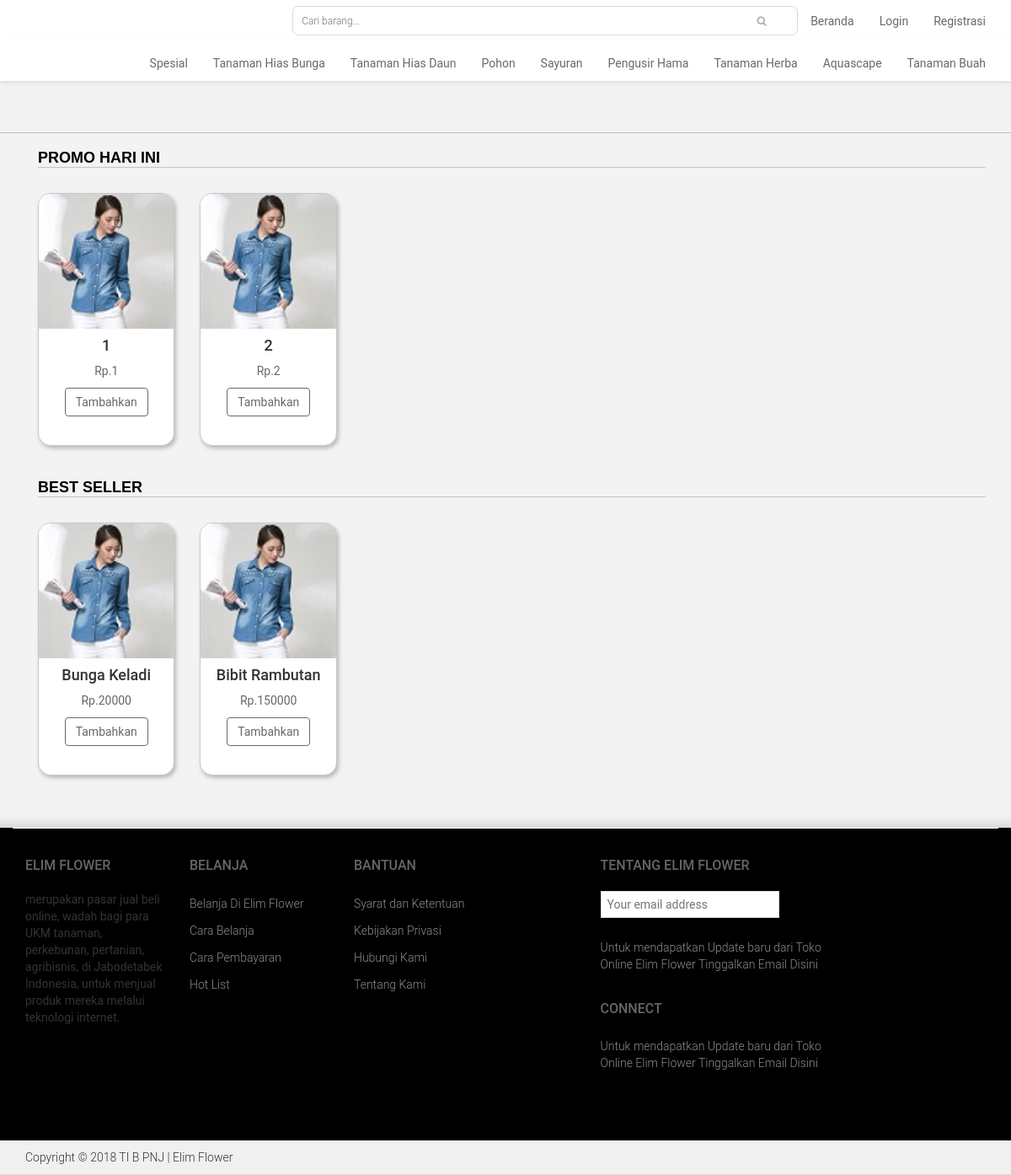
Screenshot of /on-user/produk.php with the database file from the repository.
### tables this page shows
CREATE TABLE `tanaman` (
  `kd_tanaman` varchar(5) NOT NULL,
  `nama_tanaman` varchar(50) NOT NULL,
  `gambar` blob NOT NULL,
  `jenis_tanaman` varchar(50) NOT NULL,
  `stok` int(11) NOT NULL,
  `harga` int(11) NOT NULL
);

### on-user/produk.php (the view)
<?php include'menu_p.php';?>
	<section>
		<div class="container">
			<div class="row">
				<div class="col-sm-9 padding-right">
					<div class="features_items">
						<h2 class="title text-center">Promo Hari Ini</h2>
									<?php
            include "../config.php" ;
         			$qu=mysqli_query($dbconnect,"select gambar,nama_tanaman,harga from tanaman where harga < 20000");
                     while($has=mysqli_fetch_row($qu))
                     {
                        echo "
						<div class='col-sm-4'>
							<div class='product-image-wrapper'>
								<div class='single-products'>
										<div class='productinfo text-center'>
											<img  src='../images/$has[0]' />
											<h4>$has[1]</h4>
											<p>Rp.$has[2]</p>
											<a href='keranjang_belanja.php' class='btn btn-primary'>Tambahkan</a>
										</div>
								</div>
							</div>
						</div>
						";
						}
                     ?>
					 </div>
					<h2 class="title text-center">Best Seller</h2>
					<?php
         			$qi=mysqli_query($dbconnect,"select gambar,nama_tanaman,harga from tanaman where stok between 50 and 100");
                     while($hass=mysqli_fetch_row($qi))
                     {
                        echo "
						<div class='col-sm-4'>
							<div class='product-image-wrapper'>
								<div class='single-products'>
										<div class='productinfo text-center'>
											<img  src='../images/$hass[0]' />
											<h4>$hass[1]</h4>
											<p>Rp.$hass[2]</p>
											<a href='keranjang_belanja.php' class='btn btn-primary'>Tambahkan</a>
										</div>
								</div>
							</div>
						</div>
						";
						}
                     ?>
					</div>
	</section>
<?php include'footer.php';?>

### on-user/menu_p.php (shortened to what this page needs)
<html>
<head>
    <link href="css/bootstraps.min.css" rel="stylesheet">
	<link href="css/styles.css" rel="stylesheet">
</head>
<body>
	<header id="header">
		<div class="header_top2">
			<div class="container">
				<div class="row2">
								<ul class="nav navbar-nav">
								<div class="search_box pull-right">
									<input type="text" placeholder="Cari barang..."/>
								</div>
								<li><a href="index.php"></i>Beranda</a></li>
								<li><a href="login_registrasi.php"></i> Login</a></li>
								<li><a href="login_registrasi.php"></i> Registrasi</a></li>
								</ul>
				</div>
			</div>
		</div>
		<div class="header_top2">
			<div class="container">
				<div class="row2">
								<ul class="nav navbar-nav">
								<li><a href="produk.php"></i> Spesial</a></li>
								<li><a href="tanaman_hias_bunga.php"></i> Tanaman Hias Bunga</a></li>
								<li><a href="tanaman_hias_daun.php"></i> Tanaman Hias Daun</a></li>
								<li><a href="pohon.php"></i> Pohon</a></li>
								<li><a href="sayuran.php"></i> Sayuran</a></li>
								<li><a href="pengusir_hama.php"></i> Pengusir Hama</a></li>
								<li><a href="tanaman_herba.php"></i> Tanaman Herba</a></li>
								<li><a href="aquascape.php"></i> Aquascape</a></li>
								<li><a href="tanaman_buah.php"></i> Tanaman Buah</a></li>
								</ul>
				</div>
			</div>
		</div>
				<div class="header-bottom">
			<div class="container">
				<div class="row">
					<div class="col-sm-9">
					</div>
				</div>
			</div>
		</div>
	</header>

### on-user/footer.php
<hr class="my-4">
<footer id="footer">
			<div class="footer-widget">
			<div class="container">
				<div class="row">
					<div class="col-sm-2">
						<div class="single-widget">
							<h2>Elim Flower</h2>
							<ul class="nav nav-pills nav-stacked">
								merupakan pasar jual beli online, wadah bagi para UKM tanaman, perkebunan, pertanian, agribisnis, di Jabodetabek Indonesia, untuk menjual produk mereka melalui teknologi internet.
							</ul>
						</div>
					</div>
					<div class="col-sm-2	">
						<div class="single-widget">
							<h2>Belanja</h2>
							<ul class="nav nav-pills nav-stacked">
								<li><a href="tanaman_hias_bunga.php">Belanja Di Elim Flower</a></li>
								<li><a href="#">Cara Belanja</a></li>
								<li><a href="#">Cara Pembayaran</a></li>
								<li><a href="produk.php">Hot List</a></li>
							</ul>
						</div>
					</div>
					<div class="col-sm-2">
						<div class="single-widget">
							<h2>Bantuan</h2>
							<ul class="nav nav-pills nav-stacked">
								<li><a href="#">Syarat dan Ketentuan</a></li>
								<li><a href="#">Kebijakan Privasi</a></li>
								<li><a href="#">Hubungi Kami</a></li>
								<li><a href="#">Tentang Kami</a></li>
							</ul>
						</div>
					</div>
					<div class="col-sm-3 col-sm-offset-1">
						<div class="single-widget">
							<h2>Tentang Elim Flower</h2>
							<form action="#" class="searchform">
								<input type="text" placeholder="Your email address" />
								<button type="submit" class="btn btn-default"><i class="fa fa-arrow-circle-o-right"></i></button>
								<p>Untuk mendapatkan Update baru dari Toko Online Elim Flower Tinggalkan Email Disini</p>
							</form>
						</div>
					</div>
					<div class="col-sm-3 col-sm-offset-1">
						<div class="single-widget">
							<h2>Connect</h2>
							<form action="#" class="searchform">
								<p>Untuk mendapatkan Update baru dari Toko Online Elim Flower Tinggalkan Email Disini</p>
							</form>
						</div>
					</div>
				</div>
			</div>
		</div>
		<div class="footer-bottom">
			<div class="container">
				<div class="row">
					<p class="pull-left">Copyright &copy;  2018 TI B PNJ | Elim Flower</p>
				</div>
			</div>
		</div>
	</footer>

### on-user/css/styles.css (style rules this page uses)
ul li { list-style: none; }
a { -webkit-transition: 300ms; -moz-transition: 300ms; -o-transition: 300ms; transition: 300ms; }
h1, h2, h3, h4, h5, h6 { font-family: 'Roboto', sans-serif; }
.header_top2 { background: #fff none repeat scroll 0% 0%; box-shadow: 0px 2px 5px rgba(0, 0, 0, 0.1); height: 48px; }
.header-bottom { padding-bottom: 30px; padding-top: 30px; border-bottom: 1px solid #CFBABA; }
.search_box input { background: #fff ; border: 1px solid #D9D9D9; color: #969696; font-family: 'roboto'; font-size: 12px; font-weight: 300; height: 35px; outline: medium none; padding-left: 10px; width: 600px; background-image: url(../images/home/searchicon.png); background-repeat: no-repeat; background-position: 550px; margin: 7px 0px 0px 10px; border-radius: 7px; }
#footer { background: black; border-top: 1px solid #DDD; border-bottom: 1px solid #DDD; box-shadow: 0px 0px 10px 5px rgba(107, 107, 107, 0.2); }
.footer-widget { margin-bottom: 68px; }
.footer-widget .container { border-top: 1px solid #FFFFFF; padding-top: 15px; }
.single-widget h2 { color: #666663; font-family: 'Roboto', sans-serif; font-size: 16px; font-weight: 500; margin-bottom: 22px; text-transform: uppercase; }
.single-widget ul li a { color: #8C8C88; font-family: 'Roboto', sans-serif; font-size: 14px; font-weight: 300; padding: 5px 0; }
.searchform input { border: 1px solid #DDDDDD; color: #CCCCC6; font-family: 'Roboto', sans-serif; font-size: 14px; margin-top: 0; outline: medium none; padding: 7px; width: 212px; }
.searchform button { background: rgba(255, 255, 255, 0); border: medium none; border-radius: 0; margin-left: -5px; margin-top: -3px; padding: 7px 17px; }
.searchform p { color: #8C8C88; font-family: 'Roboto', sans-serif; font-size: 14px; font-weight: 300; margin-top: 25px; }
.footer-bottom { background: #F0F0F0 ; padding-top: 10px; }
.footer-bottom p { color: #363432; font-family: 'Roboto', sans-serif; font-weight: 300; margin-left: 15px; }
.left-sidebar h2:after, h2.title:after { content: " "; position: absolute; bottom:8px; left: 0; width: 100%; height: 0; z-index: -2; }
h2.title:before { content: " "; position: absolute; background: #F3F3F3 ; bottom: -6px; width: 220px; height: 30px; z-index: -1; left: 50%; margin-left: -110px; }
.padding-right { padding-right: 0; }
.features_items { overflow:hidden; }
h2.title { color: black ; font-family: Helvetica, sans-serif; font-size: 18px; font-weight: 700; margin: 20px 15px; text-transform: uppercase; margin-bottom: 30px; position: relative; border-bottom: 1px solid #C3C3C3; text-align: left; }
.product-image-wrapper { border:1px solid #C8C8C8; overflow: hidden; margin-bottom:20px; box-shadow: 2px 3px 5px 0px #B9B9B9; background: #fff; border-radius: 15px; height:300px; }
.single-products { position: relative; }
.productinfo p { font-family: 'Roboto', sans-serif; font-size: 14px; font-weight: 400; color: #696763; }
.productinfo img { width: 100%; }
.productinfo { position:relative; }

### rows the page displays
tanaman: gambar (picture), nama_tanaman "1", harga "1"
tanaman: gambar (picture), nama_tanaman "2", harga "2"
tanaman: gambar (picture), nama_tanaman "Bunga Keladi", harga "20000"
tanaman: gambar (picture), nama_tanaman "Bibit Rambutan", harga "150000"
